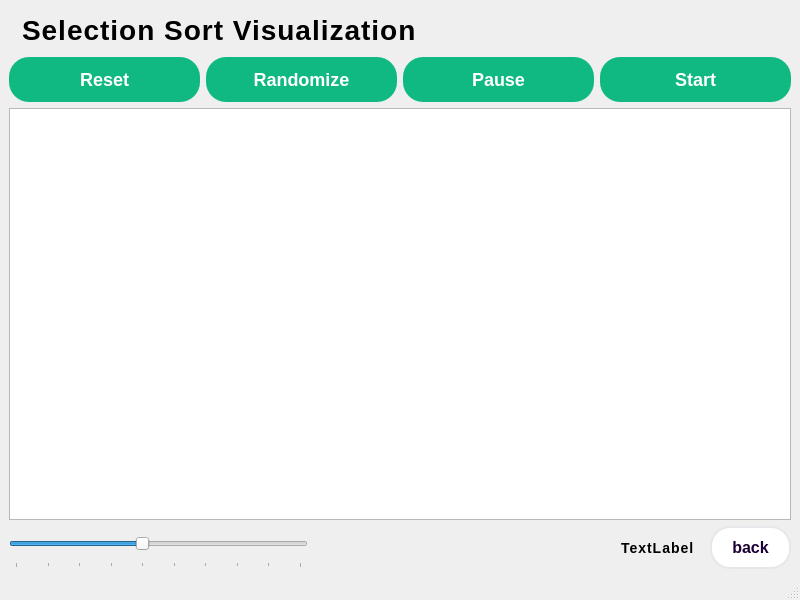
<?xml version="1.0" encoding="UTF-8"?>
<ui version="4.0">
 <class>Selection_sort</class>
 <widget class="QMainWindow" name="Selection_sort">
  <property name="geometry">
   <rect>
    <x>0</x>
    <y>0</y>
    <width>800</width>
    <height>600</height>
   </rect>
  </property>
  <property name="windowTitle">
   <string>MainWindow</string>
  </property>
  <property name="styleSheet">
   <string notr="true">QWidget {
    background: qlineargradient(
        x1:0, y1:0, x2:1, y2:1,
        stop:0 #1e1b4b,      /* Indigo */
        stop:0.5 #581c87,    /* Purple */
        stop:1 #831843       /* Pink */
    );
}</string>
  </property>
  <widget class="QWidget" name="centralwidget">
   <layout class="QVBoxLayout" name="verticalLayout_2">
    <item>
     <widget class="QLabel" name="lblTitle">
      <property name="styleSheet">
       <string notr="true">QLabel {
    font-family: &quot;Rockwell&quot;, &quot;Segoe UI&quot;, Arial, sans-serif;
    font-size: 28px;
    font-weight: bold;
	color: qlineargradient(
        spread:pad, 
        x1:0, y1:0, x2:1, y2:0, 
        stop:0 #0077b6, stop:1 #48cae4
    );
    qproperty-alignment: AlignCenter;
    letter-spacing: 1px;
    text-transform: uppercase;
    background: transparent;
    padding: 5px;
}

</string>
      </property>
      <property name="text">
       <string>Selection Sort Visualization</string>
      </property>
     </widget>
    </item>
    <item>
     <layout class="QHBoxLayout" name="horizontalLayout">
      <item>
       <widget class="QPushButton" name="btnReset">
        <property name="styleSheet">
         <string notr="true">    QPushButton {
        background: qlineargradient(stop:0 #10b981, stop:1 #059669);
        color: white;
        font-size: 18px;
        font-weight: 700;
        border: none;
        border-radius: 20px;
        padding: 12px 24px;
        transition: all 0.3s ease;
    }
    QPushButton:hover {
        background: qlineargradient(stop:0 #059669, stop:1 #047857);
    }
    QPushButton:pressed {
        background: qlineargradient(stop:0 #047857, stop:1 #065f46);
        padding: 14px 24px 10px 24px;
    }</string>
        </property>
        <property name="text">
         <string>Reset</string>
        </property>
       </widget>
      </item>
      <item>
       <widget class="QPushButton" name="btnRandomize">
        <property name="styleSheet">
         <string notr="true">    QPushButton {
        background: qlineargradient(stop:0 #10b981, stop:1 #059669);
        color: white;
        font-size: 18px;
        font-weight: 700;
        border: none;
        border-radius: 20px;
        padding: 12px 24px;
        transition: all 0.3s ease;
    }
    QPushButton:hover {
        background: qlineargradient(stop:0 #059669, stop:1 #047857);
    }
    QPushButton:pressed {
        background: qlineargradient(stop:0 #047857, stop:1 #065f46);
        padding: 14px 24px 10px 24px;
    }</string>
        </property>
        <property name="text">
         <string>Randomize</string>
        </property>
       </widget>
      </item>
      <item>
       <widget class="QPushButton" name="btnPause">
        <property name="styleSheet">
         <string notr="true">    QPushButton {
        background: qlineargradient(stop:0 #10b981, stop:1 #059669);
        color: white;
        font-size: 18px;
        font-weight: 700;
        border: none;
        border-radius: 20px;
        padding: 12px 24px;
        transition: all 0.3s ease;
    }
    QPushButton:hover {
        background: qlineargradient(stop:0 #059669, stop:1 #047857);
    }
    QPushButton:pressed {
        background: qlineargradient(stop:0 #047857, stop:1 #065f46);
        padding: 14px 24px 10px 24px;
    }</string>
        </property>
        <property name="text">
         <string>Pause</string>
        </property>
       </widget>
      </item>
      <item>
       <widget class="QPushButton" name="btnStart">
        <property name="styleSheet">
         <string notr="true">    QPushButton {
        background: qlineargradient(stop:0 #10b981, stop:1 #059669);
        color: white;
        font-size: 18px;
        font-weight: 700;
        border: none;
        border-radius: 20px;
        padding: 12px 24px;
        transition: all 0.3s ease;
    }
    QPushButton:hover {
        background: qlineargradient(stop:0 #059669, stop:1 #047857);
    }
    QPushButton:pressed {
        background: qlineargradient(stop:0 #047857, stop:1 #065f46);
        padding: 14px 24px 10px 24px;
    }</string>
        </property>
        <property name="text">
         <string>Start</string>
        </property>
       </widget>
      </item>
     </layout>
    </item>
    <item>
     <widget class="QGraphicsView" name="graphicsView"/>
    </item>
    <item>
     <layout class="QHBoxLayout" name="horizontalLayout_2">
      <item>
       <widget class="QSlider" name="sliderSpeed">
        <property name="minimumSize">
         <size>
          <width>211</width>
          <height>41</height>
         </size>
        </property>
        <property name="minimum">
         <number>100</number>
        </property>
        <property name="maximum">
         <number>1000</number>
        </property>
        <property name="value">
         <number>500</number>
        </property>
        <property name="orientation">
         <enum>Qt::Orientation::Horizontal</enum>
        </property>
        <property name="tickPosition">
         <enum>QSlider::TickPosition::TicksBelow</enum>
        </property>
        <property name="tickInterval">
         <number>100</number>
        </property>
       </widget>
      </item>
      <item>
       <spacer name="horizontalSpacer">
        <property name="orientation">
         <enum>Qt::Orientation::Horizontal</enum>
        </property>
        <property name="sizeHint" stdset="0">
         <size>
          <width>40</width>
          <height>20</height>
         </size>
        </property>
       </spacer>
      </item>
      <item>
       <widget class="QLabel" name="lblOperation">
        <property name="styleSheet">
         <string notr="true">  QLabel {
        font-family: &quot;Segoe UI&quot;, Arial, sans-serif;
        font-size: 14px;
        font-weight: bold;
        color: qlineargradient(
            spread:pad,
            x1:0, y1:0, x2:1, y2:0,
            stop:0 #00ffff, stop:1 #00dddd
        );
        qproperty-alignment: AlignCenter;
        letter-spacing: 1px;
        background: transparent;
        padding: 5px;
    }</string>
        </property>
        <property name="text">
         <string>TextLabel</string>
        </property>
       </widget>
      </item>
      <item>
       <widget class="QPushButton" name="btnBack">
        <property name="styleSheet">
         <string notr="true"> QPushButton {
        background: qlineargradient(stop:0 #ffffff, stop:1 #f3f4f6);
        color: #1a0033;
        font-size: 16px;
        font-weight: 700;
        border: 2px solid #e5e7eb;
        border-radius: 20px;
        padding: 10px 20px;
        transition: all 0.3s ease;
    }
    QPushButton:hover {
        background: qlineargradient(stop:0 #e5e7eb, stop:1 #d1d5db);
        border: 2px solid #9ca3af;
        color: #0f172a;
    }
    QPushButton:pressed {
        background: qlineargradient(stop:0 #9ca3af, stop:1 #6b7280);
        border: 2px solid #6b7280;
        color: #0f172a;
        padding: 11px 20px 9px 20px;
    }</string>
        </property>
        <property name="text">
         <string>back</string>
        </property>
       </widget>
      </item>
     </layout>
    </item>
   </layout>
  </widget>
  <widget class="QMenuBar" name="menubar">
   <property name="geometry">
    <rect>
     <x>0</x>
     <y>0</y>
     <width>800</width>
     <height>18</height>
    </rect>
   </property>
  </widget>
  <widget class="QStatusBar" name="statusbar"/>
 </widget>
 <resources/>
 <connections/>
</ui>
